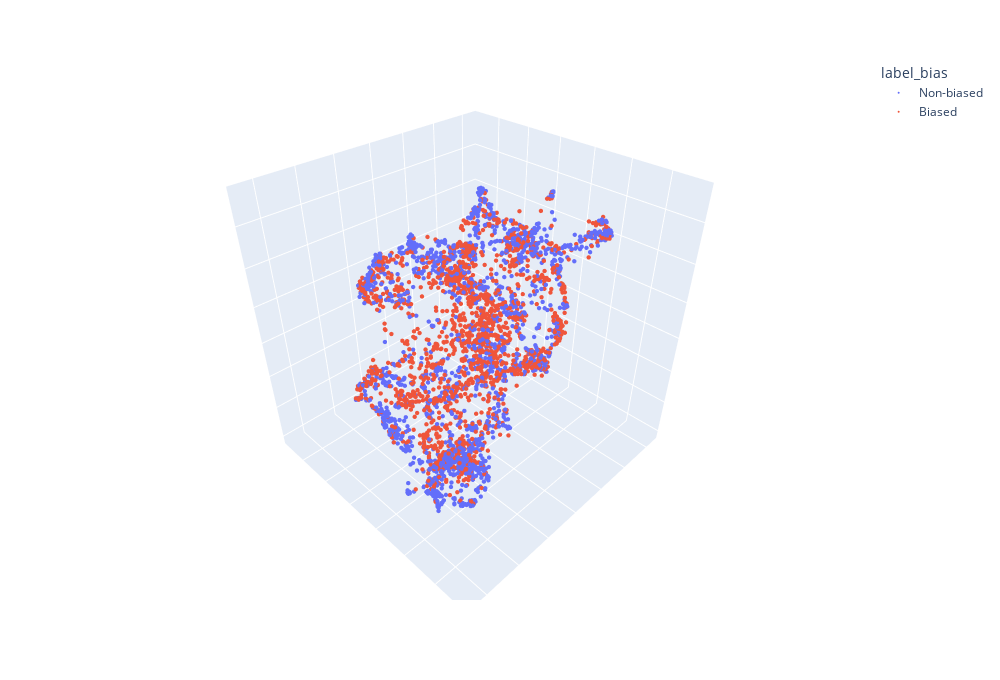

The cell this chart's notebook holds for it:
### Markdown cell above
#### Bias distribution across embedding space

### Code cell
fig = plot_embeddings_3d(df, 'label_bias')
fig.show()

### Figure 1 — Plotly figure (JSON) as saved in the notebook; plotly's stock layout.template omitted (floating-point values rounded to 4 significant figures; data arrays with more than 128 entries replaced by an {"elided": "..."} marker saying what was removed)
{"data": [{"hovertemplate": "label_bias=Non-biased<br>umap_3d_x=%{x}<br>umap_3d_y=%{y}<br>umap_3d_z=%{z}<extra></extra>", "legendgroup": "Non-biased", "marker": {"color": "#636efa", "size": 1.5, "symbol": "circle"}, "mode": "markers", "name": "Non-biased", "scene": "scene", "showlegend": true, "type": "scatter3d", "x": {"elided": "1863 float values"}, "y": {"elided": "1863 float values"}, "z": {"elided": "1863 float values"}}, {"hovertemplate": "label_bias=Biased<br>umap_3d_x=%{x}<br>umap_3d_y=%{y}<br>umap_3d_z=%{z}<extra></extra>", "legendgroup": "Biased", "marker": {"color": "#EF553B", "size": 1.5, "symbol": "circle"}, "mode": "markers", "name": "Biased", "scene": "scene", "showlegend": true, "type": "scatter3d", "x": {"elided": "1810 float values"}, "y": {"elided": "1810 float values"}, "z": {"elided": "1810 float values"}}], "layout": {"height": 680, "legend": {"title": {"text": "label_bias"}, "tracegroupgap": 0}, "margin": {"t": 60}, "scene": {"domain": {"x": [0, 1], "y": [0, 1]}, "xaxis": {"showticklabels": false, "title": {"text": ""}}, "yaxis": {"showticklabels": false, "title": {"text": ""}}, "zaxis": {"showticklabels": false, "title": {"text": ""}}}, "width": 1000}}
